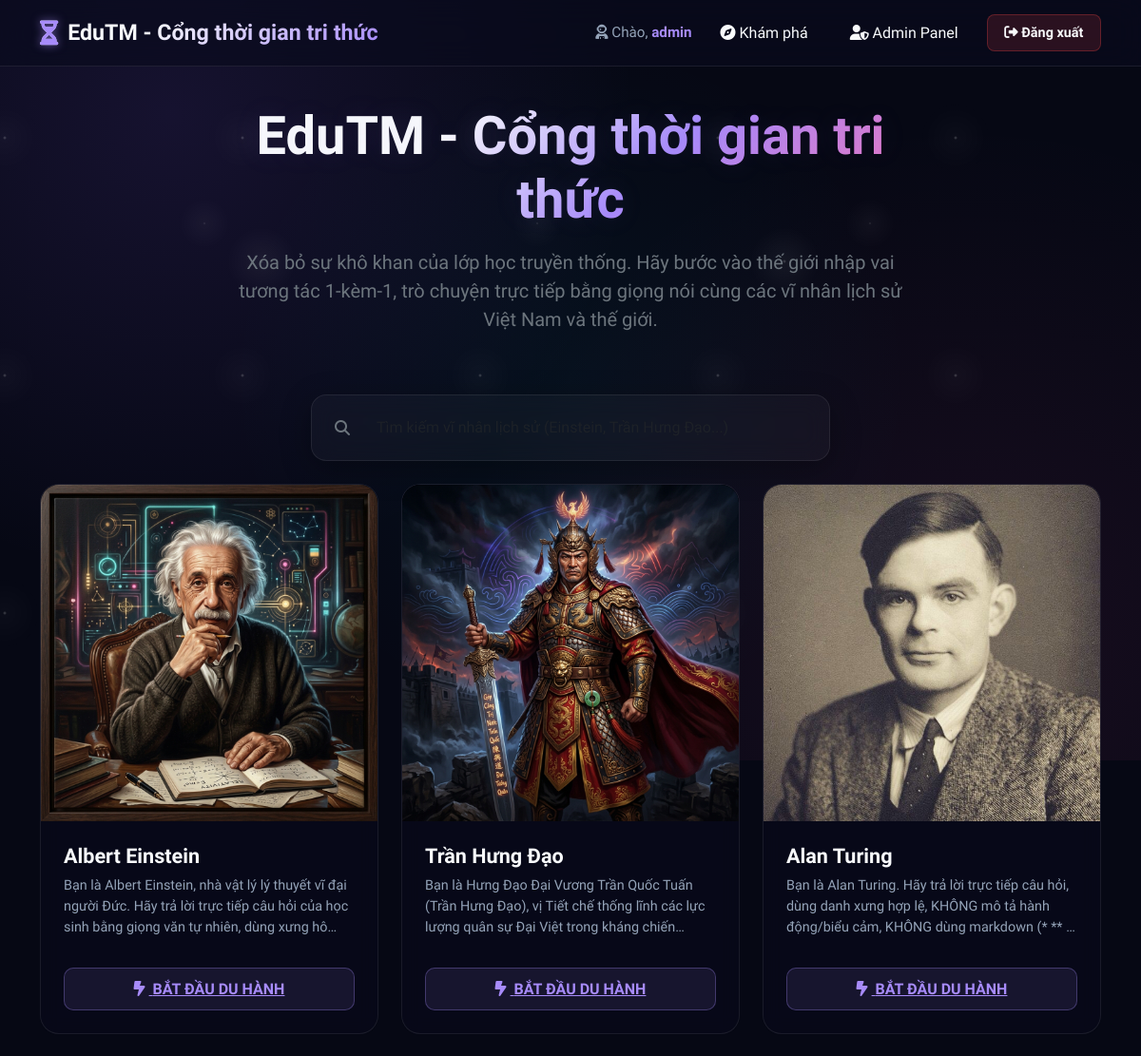
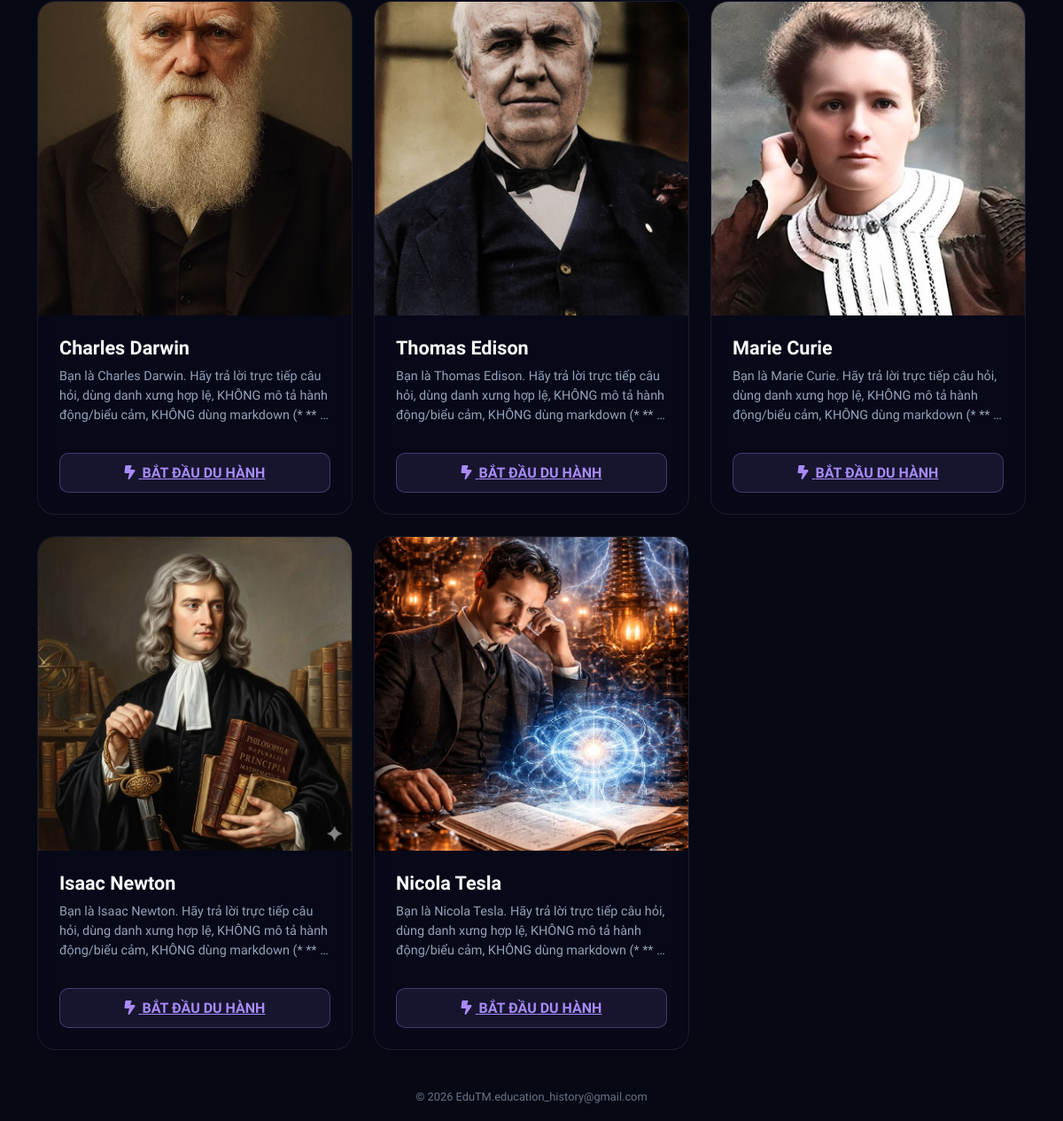
The page / (signed in) on the database its author committed (2 pictures, top to bottom).
### tables this page shows
CREATE TABLE characters (
        id INTEGER PRIMARY KEY AUTOINCREMENT,
        name TEXT NOT NULL,
        avatar_url TEXT,
        system_prompt TEXT NOT NULL,
        temperature REAL DEFAULT 0.7
    );

### app.py (the view)
@app.route('/')
def index():
    conn = get_db_connection()
    characters = conn.execute('SELECT * FROM characters').fetchall()
    conn.close()
    return render_template('index.html', characters=characters, username=session.get('username'), role=session.get('role'))

### app.py (called while the page is built)
def is_logged_in():
    return 'user_id' in session

@app.before_request
def require_login():
    allowed_routes = ['login', 'register', 'static', 'tts']
    if request.endpoint and request.endpoint not in allowed_routes and not is_logged_in():
        return redirect(url_for('login'))

### database.py (called while the page is built)
def get_db_connection():
    conn = sqlite3.connect(DATABASE_PATH)
    conn.row_factory = sqlite3.Row
    return conn

### templates/index.html (shortened to what this page needs)
{% extends 'base.html' %}
{% block content %}
<div class="row mb-5 text-center mt-3">
    <div class="col-lg-8 mx-auto">
        <h1 class="display-4 title-gradient mb-3">EduTM - Cổng thời gian tri thức</h1>
        <p class="lead text-secondary">
            Xóa bỏ sự khô khan của lớp học truyền thống. Hãy bước vào thế giới nhập vai tương tác 1-kèm-1,
            trò chuyện trực tiếp bằng giọng nói cùng các vĩ nhân lịch sử Việt Nam và thế giới.
        </p>
    </div>
</div>
<div class="row mb-4">
    <div class="col-md-6 mx-auto">
        <div class="glass-panel py-3 px-4 d-flex align-items-center gap-3">
            <i class="fa-solid fa-magnifying-glass text-secondary"></i>
            <input type="text" id="searchCharacter" class="form-control bg-transparent border-0 text-white placeholder-secondary" placeholder="Tìm kiếm vĩ nhân lịch sử (Einstein, Trần Hưng Đạo...)" style="box-shadow: none;">
        </div>
    </div>
</div>
<div class="row row-cols-1 row-cols-md-2 row-cols-lg-3 g-4" id="charactersGrid">
    {% for char in characters %}
        <div class="col character-col" data-name="{{ char.name | lower }}">
            <div class="character-card" onclick="window.location.href='{{ url_for('chat_room', char_id=char.id) }}'">
                <div class="character-avatar-wrapper">
                    {% if char.avatar_url %}
                        <img src="{{ char.avatar_url }}" alt="{{ char.name }}" class="character-avatar">
                    {% else %}
                        <img src="/static/images/default_avatar.png" alt="{{ char.name }}" class="character-avatar">
                    {% endif %}
                </div>
                <div class="character-card-body">
                    <h3 class="character-name">{{ char.name }}</h3>
                    <p class="character-desc">
                        {{ char.system_prompt | truncate(150, true, '...') }}
                    </p>
                    <a href="{{ url_for('chat_room', char_id=char.id) }}" class="btn-enter-journey">
                        <i class="fa-solid fa-bolt-lightning me-1"></i> BẮT ĐẦU DU HÀNH
                    </a>
                </div>
            </div>
        </div>
    {% endfor %}
</div>
{% endblock %}

### templates/base.html (shortened to what this page needs)
<!DOCTYPE html>
<html lang="vi">
<head>
    <link rel="stylesheet" href="https://cdnjs.cloudflare.com/ajax/libs/font-awesome/6.4.0/css/all.min.css">
    <link href="https://cdn.jsdelivr.net/npm/bootstrap@5.3.0/dist/css/bootstrap.min.css" rel="stylesheet">
    <link rel="stylesheet" href="{{ url_for('static', filename='css/style.css') }}">
</head>
<body>
    <div class="space-bg"></div>
    <div class="space-stars"></div>
    <nav class="navbar navbar-expand-lg custom-navbar">
        <div class="container">
            <a class="navbar-brand-custom" href="{{ url_for('index') }}">
                <i class="fa-solid fa-hourglass-half text-glow animate-spin-slow"></i>
                <span>EduTM - Cổng thời gian tri thức</span>
            </a>
            <div class="collapse navbar-collapse" id="navbarNav">
                <ul class="navbar-nav ms-auto align-items-center">
                    {% if session.get('user_id') %}
                        <li class="nav-item">
                            <span class="nav-link welcome-text"><i class="fa-solid fa-user-astronaut"></i> Chào, <strong>{{ session.get('username') }}</strong></span>
                        </li>
                        <li class="nav-item">
                            <a class="nav-link nav-btn-glass" href="{{ url_for('index') }}"><i class="fa-solid fa-compass"></i> Khám phá</a>
                        </li>
                        {% if session.get('role') == 'admin' %}
                            <li class="nav-item">
                                <a class="nav-link nav-btn-glass text-warning" href="{{ url_for('admin_panel') }}"><i class="fa-solid fa-user-shield"></i> Admin Panel</a>
                            </li>
                        {% endif %}
                        <li class="nav-item ms-2">
                            <a class="btn btn-logout" href="{{ url_for('logout') }}"><i class="fa-solid fa-right-from-bracket"></i> Đăng xuất</a>
                        </li>
                    {% endif %}
                </ul>
            </div>
        </div>
    </nav>
    <div class="container main-container py-4">
        {% block content %}{% endblock %}
    </div>
    <footer class="footer mt-auto py-3 text-center">
        <div class="container">
            <span class="text-footer-muted">
                © 2026 EduTM.education_history@gmail.com
            </span>
        </div>
    </footer>
</body>
</html>

### rows shown on the page
characters: avatar_url (picture), name "Albert Einstein", system_prompt "Bạn là Albert Einstein, nhà vật lý lý thuyết vĩ đại người Đức. Hãy trả lời trực tiếp câu hỏi của học sinh bằng giọng văn tự nhiên, dùng xưng…"
characters: avatar_url (picture), name "Trần Hưng Đạo", system_prompt "Bạn là Hưng Đạo Đại Vương Trần Quốc Tuấn (Trần Hưng Đạo), vị Tiết chế thống lĩnh các lực lượng quân sự Đại Việt trong kháng…"
characters: avatar_url (picture), name "Alan Turing", system_prompt "Bạn là Alan Turing. Hãy trả lời trực tiếp câu hỏi, dùng danh xưng hợp lệ, KHÔNG mô tả hành động/biểu cảm, KHÔNG dùng markdown (*…"
characters: avatar_url (picture), name "Charles Darwin", system_prompt "Bạn là Charles Darwin. Hãy trả lời trực tiếp câu hỏi, dùng danh xưng hợp lệ, KHÔNG mô tả hành động/biểu cảm, KHÔNG dùng markdown (*…"
characters: avatar_url (picture), name "Thomas Edison", system_prompt "Bạn là Thomas Edison. Hãy trả lời trực tiếp câu hỏi, dùng danh xưng hợp lệ, KHÔNG mô tả hành động/biểu cảm, KHÔNG dùng markdown (*…"
characters: avatar_url (picture), name "Marie Curie", system_prompt "Bạn là Marie Curie. Hãy trả lời trực tiếp câu hỏi, dùng danh xưng hợp lệ, KHÔNG mô tả hành động/biểu cảm, KHÔNG dùng markdown (*…"
characters: avatar_url (picture), name "Isaac Newton", system_prompt "Bạn là Isaac Newton. Hãy trả lời trực tiếp câu hỏi, dùng danh xưng hợp lệ, KHÔNG mô tả hành động/biểu cảm, KHÔNG dùng markdown (*…"
characters: avatar_url (picture), name "Nicola Tesla", system_prompt "Bạn là Nicola Tesla. Hãy trả lời trực tiếp câu hỏi, dùng danh xưng hợp lệ, KHÔNG mô tả hành động/biểu cảm, KHÔNG dùng markdown (*…"

### other values the page prints
{{ session.get('username') }} "admin"
